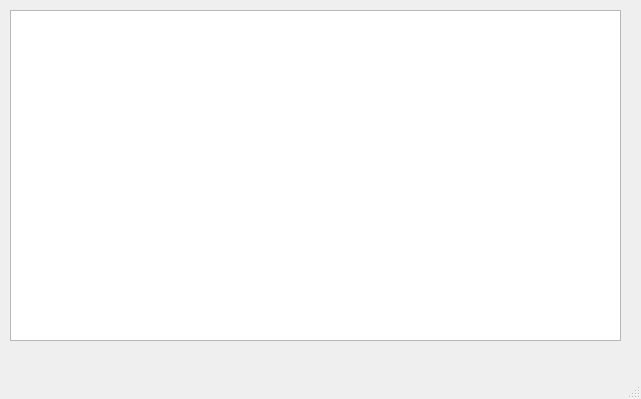
<?xml version="1.0" encoding="UTF-8"?>
<ui version="4.0">
 <class>fmAboutVP</class>
 <widget class="QMainWindow" name="fmAboutVP">
  <property name="geometry">
   <rect>
    <x>0</x>
    <y>0</y>
    <width>641</width>
    <height>399</height>
   </rect>
  </property>
  <property name="minimumSize">
   <size>
    <width>641</width>
    <height>399</height>
   </size>
  </property>
  <property name="maximumSize">
   <size>
    <width>641</width>
    <height>399</height>
   </size>
  </property>
  <property name="windowTitle">
   <string>О программе</string>
  </property>
  <widget class="QWidget" name="centralwidget">
   <widget class="QListWidget" name="lwAbout">
    <property name="geometry">
     <rect>
      <x>10</x>
      <y>10</y>
      <width>611</width>
      <height>331</height>
     </rect>
    </property>
    <property name="sizePolicy">
     <sizepolicy hsizetype="Expanding" vsizetype="Minimum">
      <horstretch>0</horstretch>
      <verstretch>0</verstretch>
     </sizepolicy>
    </property>
    <property name="selectionMode">
     <enum>QAbstractItemView::SingleSelection</enum>
    </property>
   </widget>
  </widget>
  <widget class="QStatusBar" name="statusbar"/>
  <action name="actTIns">
   <property name="text">
    <string>Вставить строку</string>
   </property>
  </action>
  <action name="actTDel">
   <property name="text">
    <string>Удалить строку</string>
   </property>
  </action>
  <action name="actPrIns">
   <property name="text">
    <string>Новый профиль</string>
   </property>
  </action>
  <action name="actPrDel">
   <property name="text">
    <string>Удалить профиль</string>
   </property>
  </action>
  <action name="actPrRen">
   <property name="text">
    <string>Переименовать профиль</string>
   </property>
  </action>
 </widget>
 <resources/>
 <connections/>
</ui>
